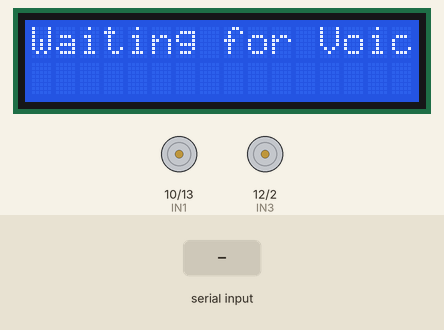
The sketch below on a simulated Arduino Uno, built with avr-gcc and run on an emulated ATmega328P. Parts: 16×2 character LCD, motor-driver pin pairs drawn as motors (green arrow = first pin HIGH = forward, orange = second pin HIGH = backward, longer = more drive). Inputs (shaded band) come from the test bench. What the sketch prints to the serial monitor is not drawn.

Above: at 1.2 s.
1.3 s: "move forward" received over the second serial link
At 3.1 s:
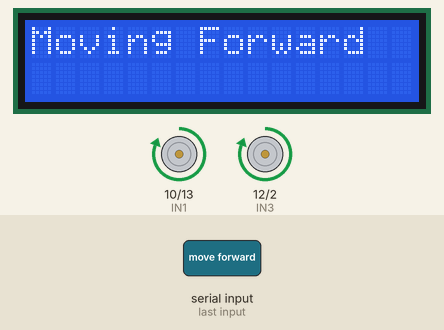
3.8 s: "move backward" received over the second serial link
At 5.6 s:
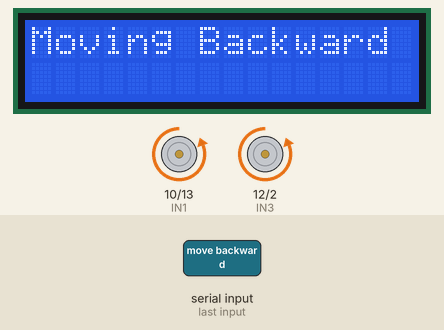
6.8 s: "turn left" received over the second serial link
At 9.3 s:
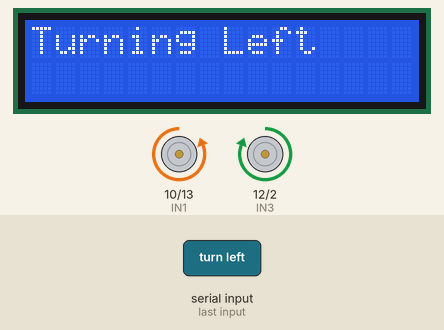
9.8 s: "turn right" received over the second serial link
At 11.8 s:
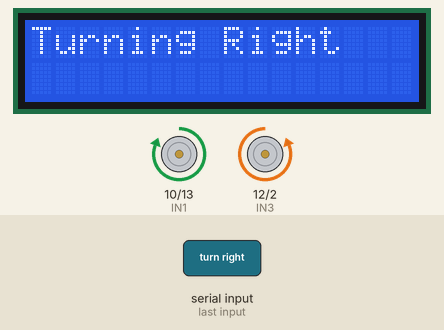
12.8 s: "stop" received over the second serial link
At 15.4 s:
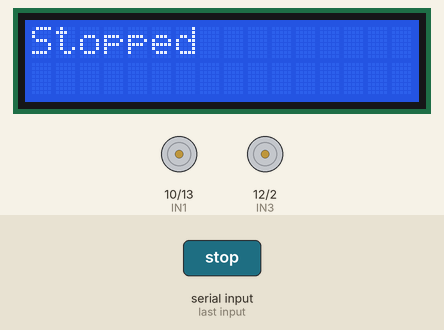
Timing chart, 0 to 16.8 s (numbered marks = the images above; inputs shaded):
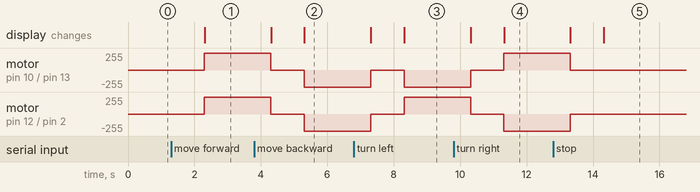

Measured:
- after the input at 1.3 s, motor on pin 10 (IN1) / pin 13 (IN2), motor on pin 12 (IN3) / pin 2 (IN4): stopped → forward 255/255 after 1.0 s; the display: changes after 1.0 s (image 1)
- after the input at 3.8 s, the display: first differs from a run without the input after 1.5 s (image 2)
- after the input at 6.8 s, the display: first differs from a run without the input after 1.5 s (image 3)
- after the input at 9.8 s, the display: first differs from a run without the input after 1.5 s (image 4)
- after the input at 12.8 s, the display: first differs from a run without the input after 1.5 s (image 5)

The sketch:

voicecontrol.ino
```cpp
#include <SoftwareSerial.h>
#include <LiquidCrystal.h>

// Motor Pins
#define IN1 10
#define IN2 13
#define IN3 12
#define IN4 2

// LCD Setup
LiquidCrystal lcd(8, 9, 4, 5, 6, 7);

// Software Serial for Voice Commands
SoftwareSerial voiceSerial(11, 3); // RX, TX

String voiceCommand; // Variable to hold the received voice command

void setup() {
    Serial.begin(9600);  // Debugging
    voiceSerial.begin(9600); // For voice commands
    lcd.begin(16, 2);
    lcd.print("Waiting for Voice");

    // Motor Pins Setup
    pinMode(IN1, OUTPUT);
    pinMode(IN2, OUTPUT);
    pinMode(IN3, OUTPUT);
    pinMode(IN4, OUTPUT);
}

void loop() {
    if (voiceSerial.available() > 0) {
        voiceCommand = voiceSerial.readString();
        voiceCommand.trim();                 // Remove leading/trailing spaces
        voiceCommand.toLowerCase();          // Convert to lowercase
        Serial.println("Received: " + voiceCommand); // Debugging info

        if (voiceCommand == "move forward") {
            moveForward();
            lcd.clear();
            lcd.print("Moving Forward");
            delay(2000);
            stopMotors();
            lcd.print("Stopped");
        } else if (voiceCommand == "move backward") {
            moveBackward();
            lcd.clear();
            lcd.print("Moving Backward");
            delay(2000);
            stopMotors();
            lcd.print("Stopped");
        } else if (voiceCommand == "turn left") {
            turnLeft();
            lcd.clear();
            lcd.print("Turning Left");
            delay(2000);
            stopMotors();
            lcd.print("Stopped");
        } else if (voiceCommand == "turn right") {
            turnRight();
            lcd.clear();
            lcd.print("Turning Right");
            delay(2000);
            stopMotors();
            lcd.print("Stopped");
        } else if (voiceCommand == "stop") {
            stopMotors();
            lcd.clear();
            lcd.print("Stopped");
        } else {
            lcd.clear();
            lcd.print("Invalid Command");
        }
    }
}

// Motor Control Functions
void moveForward() {
    digitalWrite(IN1, HIGH);
    digitalWrite(IN2, LOW);
    digitalWrite(IN3, HIGH);
    digitalWrite(IN4, LOW);
}

void moveBackward() {
    digitalWrite(IN1, LOW);
    digitalWrite(IN2, HIGH);
    digitalWrite(IN3, LOW);
    digitalWrite(IN4, HIGH);
}

void turnLeft() {
    digitalWrite(IN1, LOW);
    digitalWrite(IN2, HIGH);
    digitalWrite(IN3, HIGH);
    digitalWrite(IN4, LOW);
}

void turnRight() {
    digitalWrite(IN1, HIGH);
    digitalWrite(IN2, LOW);
    digitalWrite(IN3, LOW);
    digitalWrite(IN4, HIGH);
}

void stopMotors() {
    digitalWrite(IN1, LOW);
    digitalWrite(IN2, LOW);
    digitalWrite(IN3, LOW);
    digitalWrite(IN4, LOW);
}
```
